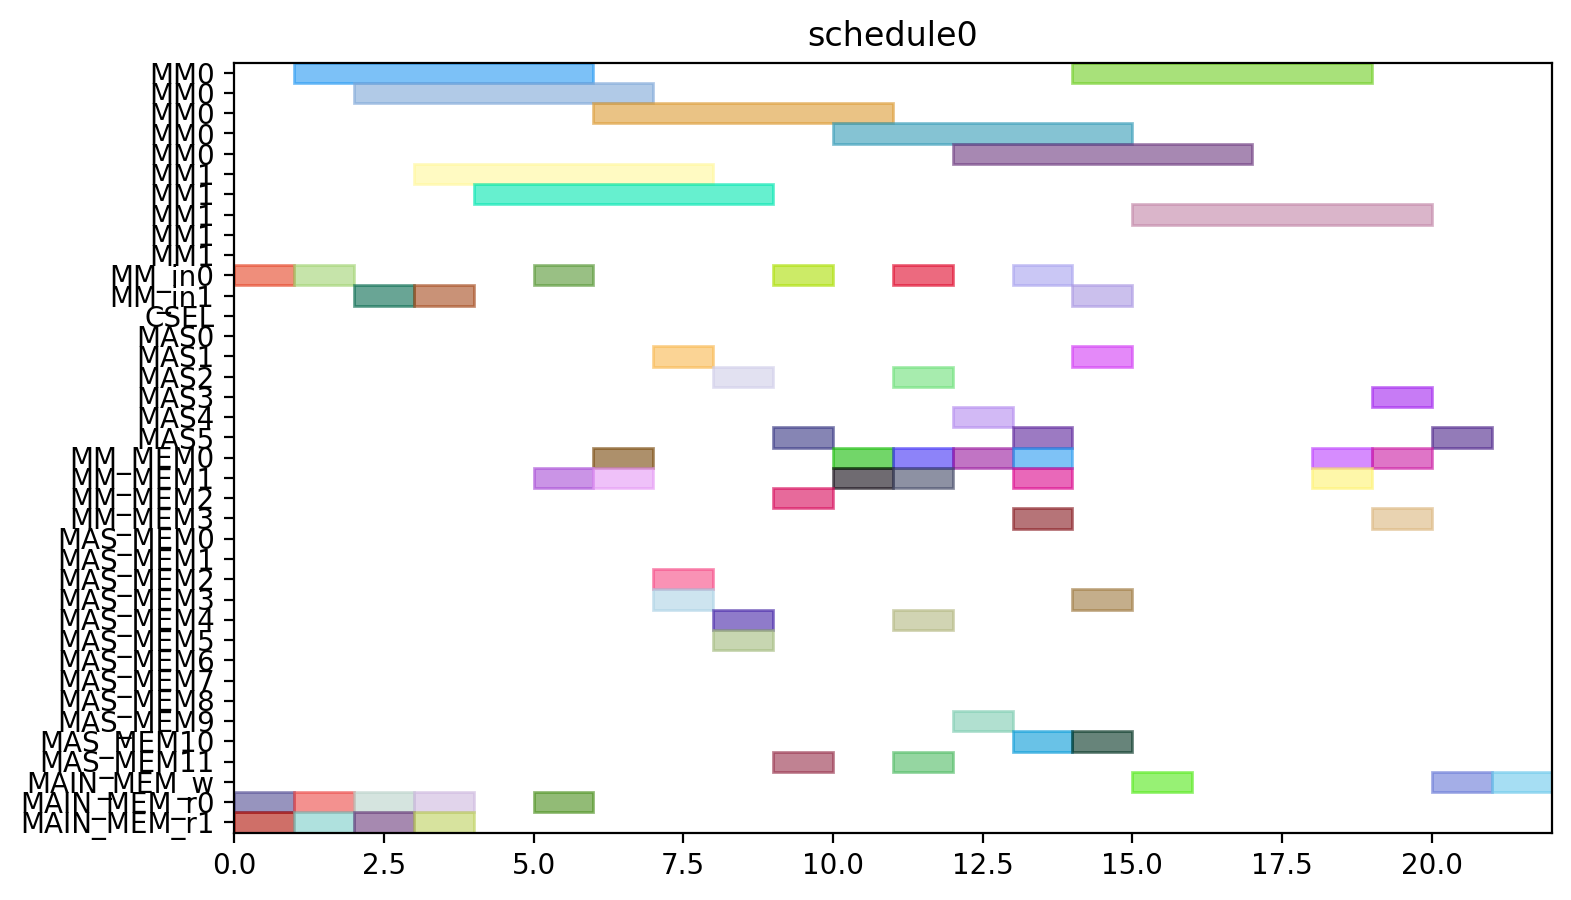

Source code (Python):
from pyschedule import Scenario, solvers, plotters, alt


def solve():
	horizon = 120
	S = Scenario("schedule0", horizon=horizon)

	# resource
	MM = S.Resources('MM', num=2, size=5)
	MM_in = S.Resources('MM_in', num=2)
	CSEL = S.Resource('CSEL')
	MAS = S.Resources('MAS', num=6, size=1, periods=range(1, horizon))
	MM_MEM = S.Resources('MM_MEM', num=4)
	MAS_MEM = S.Resources('MAS_MEM', num=12)
	MAIN_MEM_w = S.Resource('MAIN_MEM_w', size=1)
	MAIN_MEM_r = S.Resources('MAIN_MEM_r', num=2)

	# result of previous scheduling

	# new tasks
	t0 = S.Task('t0', length=5, delay_cost=1)
	t0 += alt(MM)
	t0_in = S.Task('t0_in', length=1, delay_cost=1)
	t0_in += alt(MM_in)
	S += t0_in*MM_in[0]<=t0*MM[0]
	S += t0_in*MM_in[1]<=t0*MM[1]
	t0_mem0 = S.Task('t0_mem0', length=1, delay_cost=1)
	t0_mem0 += MAIN_MEM_r[0]
	S += t0_mem0 <= t0

	t0_mem1 = S.Task('t0_mem1', length=1, delay_cost=1)
	t0_mem1 += MAIN_MEM_r[1]
	S += t0_mem1 <= t0

	t3 = S.Task('t3', length=5, delay_cost=1)
	t3 += alt(MM)
	t3_in = S.Task('t3_in', length=1, delay_cost=1)
	t3_in += alt(MM_in)
	S += t3_in*MM_in[0]<=t3*MM[0]
	S += t3_in*MM_in[1]<=t3*MM[1]
	t3_mem0 = S.Task('t3_mem0', length=1, delay_cost=1)
	t3_mem0 += MAIN_MEM_r[0]
	S += t3_mem0 <= t3

	t3_mem1 = S.Task('t3_mem1', length=1, delay_cost=1)
	t3_mem1 += MAIN_MEM_r[1]
	S += t3_mem1 <= t3

	t1 = S.Task('t1', length=5, delay_cost=1)
	t1 += alt(MM)
	t1_in = S.Task('t1_in', length=1, delay_cost=1)
	t1_in += alt(MM_in)
	S += t1_in*MM_in[0]<=t1*MM[0]
	S += t1_in*MM_in[1]<=t1*MM[1]
	t1_mem0 = S.Task('t1_mem0', length=1, delay_cost=1)
	t1_mem0 += MAIN_MEM_r[0]
	S += t1_mem0 <= t1

	t1_mem1 = S.Task('t1_mem1', length=1, delay_cost=1)
	t1_mem1 += MAIN_MEM_r[1]
	S += t1_mem1 <= t1

	t2 = S.Task('t2', length=5, delay_cost=1)
	t2 += alt(MM)
	t2_in = S.Task('t2_in', length=1, delay_cost=1)
	t2_in += alt(MM_in)
	S += t2_in*MM_in[0]<=t2*MM[0]
	S += t2_in*MM_in[1]<=t2*MM[1]
	t2_mem0 = S.Task('t2_mem0', length=1, delay_cost=1)
	t2_mem0 += MAIN_MEM_r[0]
	S += t2_mem0 <= t2

	t2_mem1 = S.Task('t2_mem1', length=1, delay_cost=1)
	t2_mem1 += MAIN_MEM_r[1]
	S += t2_mem1 <= t2

	t4 = S.Task('t4', length=5, delay_cost=1)
	t4 += alt(MM)
	t4_in = S.Task('t4_in', length=1, delay_cost=1)
	t4_in += alt(MM_in)
	S += t4_in*MM_in[0]<=t4*MM[0]
	S += t4_in*MM_in[1]<=t4*MM[1]
	t4_mem0 = S.Task('t4_mem0', length=1, delay_cost=1)
	t4_mem0 += MAIN_MEM_r[0]
	S += t4_mem0 <= t4

	t4_mem1 = S.Task('t4_mem1', length=1, delay_cost=1)
	t4_mem1 += alt(MM_MEM)
	S += (t2*MM[0])-1 < t4_mem1*MM_MEM[1]
	S += (t2*MM[1])-1 < t4_mem1*MM_MEM[3]
	S += t4_mem1 <= t4

	t5 = S.Task('t5', length=1, delay_cost=1)
	t5 += alt(MAS)
	t5_mem0 = S.Task('t5_mem0', length=1, delay_cost=1)
	t5_mem0 += alt(MM_MEM)
	S += (t0*MM[0])-1 < t5_mem0*MM_MEM[0]
	S += (t0*MM[1])-1 < t5_mem0*MM_MEM[2]
	S += t5_mem0 <= t5

	t5_mem1 = S.Task('t5_mem1', length=1, delay_cost=1)
	t5_mem1 += alt(MM_MEM)
	S += (t0*MM[0])-1 < t5_mem1*MM_MEM[1]
	S += (t0*MM[1])-1 < t5_mem1*MM_MEM[3]
	S += t5_mem1 <= t5

	t6 = S.Task('t6', length=1, delay_cost=1)
	t6 += alt(MAS)
	t6_mem0 = S.Task('t6_mem0', length=1, delay_cost=1)
	t6_mem0 += alt(MAS_MEM)
	S += (t5*MAS[0])-1 < t6_mem0*MAS_MEM[0]
	S += (t5*MAS[1])-1 < t6_mem0*MAS_MEM[2]
	S += (t5*MAS[2])-1 < t6_mem0*MAS_MEM[4]
	S += (t5*MAS[3])-1 < t6_mem0*MAS_MEM[6]
	S += (t5*MAS[4])-1 < t6_mem0*MAS_MEM[8]
	S += (t5*MAS[5])-1 < t6_mem0*MAS_MEM[10]
	S += t6_mem0 <= t6

	t6_mem1 = S.Task('t6_mem1', length=1, delay_cost=1)
	t6_mem1 += alt(MAS_MEM)
	S += (t5*MAS[0])-1 < t6_mem1*MAS_MEM[1]
	S += (t5*MAS[1])-1 < t6_mem1*MAS_MEM[3]
	S += (t5*MAS[2])-1 < t6_mem1*MAS_MEM[5]
	S += (t5*MAS[3])-1 < t6_mem1*MAS_MEM[7]
	S += (t5*MAS[4])-1 < t6_mem1*MAS_MEM[9]
	S += (t5*MAS[5])-1 < t6_mem1*MAS_MEM[11]
	S += t6_mem1 <= t6

	t9 = S.Task('t9', length=1, delay_cost=1)
	t9 += alt(MAS)
	t9_mem0 = S.Task('t9_mem0', length=1, delay_cost=1)
	t9_mem0 += alt(MM_MEM)
	S += (t0*MM[0])-1 < t9_mem0*MM_MEM[0]
	S += (t0*MM[1])-1 < t9_mem0*MM_MEM[2]
	S += t9_mem0 <= t9

	t9_mem1 = S.Task('t9_mem1', length=1, delay_cost=1)
	t9_mem1 += alt(MM_MEM)
	S += (t4*MM[0])-1 < t9_mem1*MM_MEM[1]
	S += (t4*MM[1])-1 < t9_mem1*MM_MEM[3]
	S += t9_mem1 <= t9

	t10 = S.Task('t10', length=1, delay_cost=1)
	t10 += alt(MAS)
	t10_mem0 = S.Task('t10_mem0', length=1, delay_cost=1)
	t10_mem0 += alt(MM_MEM)
	S += (t4*MM[0])-1 < t10_mem0*MM_MEM[0]
	S += (t4*MM[1])-1 < t10_mem0*MM_MEM[2]
	S += t10_mem0 <= t10

	t10_mem1 = S.Task('t10_mem1', length=1, delay_cost=1)
	t10_mem1 += alt(MM_MEM)
	S += (t4*MM[0])-1 < t10_mem1*MM_MEM[1]
	S += (t4*MM[1])-1 < t10_mem1*MM_MEM[3]
	S += t10_mem1 <= t10

	t7 = S.Task('t7', length=1, delay_cost=1)
	t7 += alt(MAS)
	t7_mem0 = S.Task('t7_mem0', length=1, delay_cost=1)
	t7_mem0 += alt(MAS_MEM)
	S += (t6*MAS[0])-1 < t7_mem0*MAS_MEM[0]
	S += (t6*MAS[1])-1 < t7_mem0*MAS_MEM[2]
	S += (t6*MAS[2])-1 < t7_mem0*MAS_MEM[4]
	S += (t6*MAS[3])-1 < t7_mem0*MAS_MEM[6]
	S += (t6*MAS[4])-1 < t7_mem0*MAS_MEM[8]
	S += (t6*MAS[5])-1 < t7_mem0*MAS_MEM[10]
	S += t7_mem0 <= t7

	t7_mem1 = S.Task('t7_mem1', length=1, delay_cost=1)
	t7_mem1 += alt(MAS_MEM)
	S += (t6*MAS[0])-1 < t7_mem1*MAS_MEM[1]
	S += (t6*MAS[1])-1 < t7_mem1*MAS_MEM[3]
	S += (t6*MAS[2])-1 < t7_mem1*MAS_MEM[5]
	S += (t6*MAS[3])-1 < t7_mem1*MAS_MEM[7]
	S += (t6*MAS[4])-1 < t7_mem1*MAS_MEM[9]
	S += (t6*MAS[5])-1 < t7_mem1*MAS_MEM[11]
	S += t7_mem1 <= t7

	t11 = S.Task('t11', length=1, delay_cost=1)
	t11 += alt(MAS)
	t11_mem0 = S.Task('t11_mem0', length=1, delay_cost=1)
	t11_mem0 += alt(MAS_MEM)
	S += (t10*MAS[0])-1 < t11_mem0*MAS_MEM[0]
	S += (t10*MAS[1])-1 < t11_mem0*MAS_MEM[2]
	S += (t10*MAS[2])-1 < t11_mem0*MAS_MEM[4]
	S += (t10*MAS[3])-1 < t11_mem0*MAS_MEM[6]
	S += (t10*MAS[4])-1 < t11_mem0*MAS_MEM[8]
	S += (t10*MAS[5])-1 < t11_mem0*MAS_MEM[10]
	S += t11_mem0 <= t11

	t11_mem1 = S.Task('t11_mem1', length=1, delay_cost=1)
	t11_mem1 += alt(MM_MEM)
	S += (t4*MM[0])-1 < t11_mem1*MM_MEM[1]
	S += (t4*MM[1])-1 < t11_mem1*MM_MEM[3]
	S += t11_mem1 <= t11

	t8 = S.Task('t8', length=5, delay_cost=1)
	t8 += alt(MM)
	t8_in = S.Task('t8_in', length=1, delay_cost=1)
	t8_in += alt(MM_in)
	S += t8_in*MM_in[0]<=t8*MM[0]
	S += t8_in*MM_in[1]<=t8*MM[1]
	t8_mem0 = S.Task('t8_mem0', length=1, delay_cost=1)
	t8_mem0 += alt(MM_MEM)
	S += (t4*MM[0])-1 < t8_mem0*MM_MEM[0]
	S += (t4*MM[1])-1 < t8_mem0*MM_MEM[2]
	S += t8_mem0 <= t8

	t8_mem1 = S.Task('t8_mem1', length=1, delay_cost=1)
	t8_mem1 += alt(MAS_MEM)
	S += (t7*MAS[0])-1 < t8_mem1*MAS_MEM[1]
	S += (t7*MAS[1])-1 < t8_mem1*MAS_MEM[3]
	S += (t7*MAS[2])-1 < t8_mem1*MAS_MEM[5]
	S += (t7*MAS[3])-1 < t8_mem1*MAS_MEM[7]
	S += (t7*MAS[4])-1 < t8_mem1*MAS_MEM[9]
	S += (t7*MAS[5])-1 < t8_mem1*MAS_MEM[11]
	S += t8_mem1 <= t8

	new_PZ = S.Task('new_PZ', length=5, delay_cost=1)
	new_PZ += alt(MM)
	new_PZ_in = S.Task('new_PZ_in', length=1, delay_cost=1)
	new_PZ_in += alt(MM_in)
	S += new_PZ_in*MM_in[0]<=new_PZ*MM[0]
	S += new_PZ_in*MM_in[1]<=new_PZ*MM[1]
	S += 0<new_PZ

	new_PZ_w = S.Task('new_PZ_w', length=1, delay_cost=1)
	new_PZ_w += alt(MAIN_MEM_w)
	S += new_PZ <= new_PZ_w

	new_PZ_mem0 = S.Task('new_PZ_mem0', length=1, delay_cost=1)
	new_PZ_mem0 += alt(MM_MEM)
	S += (t1*MM[0])-1 < new_PZ_mem0*MM_MEM[0]
	S += (t1*MM[1])-1 < new_PZ_mem0*MM_MEM[2]
	S += new_PZ_mem0 <= new_PZ

	new_PZ_mem1 = S.Task('new_PZ_mem1', length=1, delay_cost=1)
	new_PZ_mem1 += alt(MAS_MEM)
	S += (t7*MAS[0])-1 < new_PZ_mem1*MAS_MEM[1]
	S += (t7*MAS[1])-1 < new_PZ_mem1*MAS_MEM[3]
	S += (t7*MAS[2])-1 < new_PZ_mem1*MAS_MEM[5]
	S += (t7*MAS[3])-1 < new_PZ_mem1*MAS_MEM[7]
	S += (t7*MAS[4])-1 < new_PZ_mem1*MAS_MEM[9]
	S += (t7*MAS[5])-1 < new_PZ_mem1*MAS_MEM[11]
	S += new_PZ_mem1 <= new_PZ

	t12 = S.Task('t12', length=1, delay_cost=1)
	t12 += alt(MAS)
	t12_mem0 = S.Task('t12_mem0', length=1, delay_cost=1)
	t12_mem0 += alt(MM_MEM)
	S += (t0*MM[0])-1 < t12_mem0*MM_MEM[0]
	S += (t0*MM[1])-1 < t12_mem0*MM_MEM[2]
	S += t12_mem0 <= t12

	t12_mem1 = S.Task('t12_mem1', length=1, delay_cost=1)
	t12_mem1 += alt(MAS_MEM)
	S += (t11*MAS[0])-1 < t12_mem1*MAS_MEM[1]
	S += (t11*MAS[1])-1 < t12_mem1*MAS_MEM[3]
	S += (t11*MAS[2])-1 < t12_mem1*MAS_MEM[5]
	S += (t11*MAS[3])-1 < t12_mem1*MAS_MEM[7]
	S += (t11*MAS[4])-1 < t12_mem1*MAS_MEM[9]
	S += (t11*MAS[5])-1 < t12_mem1*MAS_MEM[11]
	S += t12_mem1 <= t12

	t13 = S.Task('t13', length=5, delay_cost=1)
	t13 += alt(MM)
	t13_in = S.Task('t13_in', length=1, delay_cost=1)
	t13_in += alt(MM_in)
	S += t13_in*MM_in[0]<=t13*MM[0]
	S += t13_in*MM_in[1]<=t13*MM[1]
	t13_mem0 = S.Task('t13_mem0', length=1, delay_cost=1)
	t13_mem0 += alt(MAS_MEM)
	S += (t12*MAS[0])-1 < t13_mem0*MAS_MEM[0]
	S += (t12*MAS[1])-1 < t13_mem0*MAS_MEM[2]
	S += (t12*MAS[2])-1 < t13_mem0*MAS_MEM[4]
	S += (t12*MAS[3])-1 < t13_mem0*MAS_MEM[6]
	S += (t12*MAS[4])-1 < t13_mem0*MAS_MEM[8]
	S += (t12*MAS[5])-1 < t13_mem0*MAS_MEM[10]
	S += t13_mem0 <= t13

	t13_mem1 = S.Task('t13_mem1', length=1, delay_cost=1)
	t13_mem1 += alt(MAS_MEM)
	S += (t9*MAS[0])-1 < t13_mem1*MAS_MEM[1]
	S += (t9*MAS[1])-1 < t13_mem1*MAS_MEM[3]
	S += (t9*MAS[2])-1 < t13_mem1*MAS_MEM[5]
	S += (t9*MAS[3])-1 < t13_mem1*MAS_MEM[7]
	S += (t9*MAS[4])-1 < t13_mem1*MAS_MEM[9]
	S += (t9*MAS[5])-1 < t13_mem1*MAS_MEM[11]
	S += t13_mem1 <= t13

	t14 = S.Task('t14', length=5, delay_cost=1)
	t14 += alt(MM)
	t14_in = S.Task('t14_in', length=1, delay_cost=1)
	t14_in += alt(MM_in)
	S += t14_in*MM_in[0]<=t14*MM[0]
	S += t14_in*MM_in[1]<=t14*MM[1]
	t14_mem0 = S.Task('t14_mem0', length=1, delay_cost=1)
	t14_mem0 += alt(MAS_MEM)
	S += (t12*MAS[0])-1 < t14_mem0*MAS_MEM[0]
	S += (t12*MAS[1])-1 < t14_mem0*MAS_MEM[2]
	S += (t12*MAS[2])-1 < t14_mem0*MAS_MEM[4]
	S += (t12*MAS[3])-1 < t14_mem0*MAS_MEM[6]
	S += (t12*MAS[4])-1 < t14_mem0*MAS_MEM[8]
	S += (t12*MAS[5])-1 < t14_mem0*MAS_MEM[10]
	S += t14_mem0 <= t14

	t14_mem1 = S.Task('t14_mem1', length=1, delay_cost=1)
	t14_mem1 += alt(MM_MEM)
	S += (t3*MM[0])-1 < t14_mem1*MM_MEM[1]
	S += (t3*MM[1])-1 < t14_mem1*MM_MEM[3]
	S += t14_mem1 <= t14

	new_PY = S.Task('new_PY', length=1, delay_cost=1)
	new_PY += alt(MAS)
	S += 0<new_PY

	new_PY_w = S.Task('new_PY_w', length=1, delay_cost=1)
	new_PY_w += alt(MAIN_MEM_w)
	S += new_PY <= new_PY_w

	new_PY_mem0 = S.Task('new_PY_mem0', length=1, delay_cost=1)
	new_PY_mem0 += alt(MM_MEM)
	S += (t8*MM[0])-1 < new_PY_mem0*MM_MEM[0]
	S += (t8*MM[1])-1 < new_PY_mem0*MM_MEM[2]
	S += new_PY_mem0 <= new_PY

	new_PY_mem1 = S.Task('new_PY_mem1', length=1, delay_cost=1)
	new_PY_mem1 += alt(MM_MEM)
	S += (t13*MM[0])-1 < new_PY_mem1*MM_MEM[1]
	S += (t13*MM[1])-1 < new_PY_mem1*MM_MEM[3]
	S += new_PY_mem1 <= new_PY

	new_PX = S.Task('new_PX', length=1, delay_cost=1)
	new_PX += alt(MAS)
	S += 0<new_PX

	new_PX_w = S.Task('new_PX_w', length=1, delay_cost=1)
	new_PX_w += alt(MAIN_MEM_w)
	S += new_PX <= new_PX_w

	new_PX_mem0 = S.Task('new_PX_mem0', length=1, delay_cost=1)
	new_PX_mem0 += alt(MM_MEM)
	S += (t14*MM[0])-1 < new_PX_mem0*MM_MEM[0]
	S += (t14*MM[1])-1 < new_PX_mem0*MM_MEM[2]
	S += new_PX_mem0 <= new_PX

	new_PX_mem1 = S.Task('new_PX_mem1', length=1, delay_cost=1)
	new_PX_mem1 += alt(MM_MEM)
	S += (t14*MM[0])-1 < new_PX_mem1*MM_MEM[1]
	S += (t14*MM[1])-1 < new_PX_mem1*MM_MEM[3]
	S += new_PX_mem1 <= new_PX

	solvers.mip.solve(S,msg=1,kind='CPLEX',ratio_gap=1.01)

	solution = [['hoge']*len(S.solution()[1]) for i in range(len(S.solution()))]
	for i in range(len(S.solution())):
		for j in range(len(S.solution()[i])):
			solution[i][j]=str(S.solution()[i][j])
	print(solution)

	cycles = int(solution[-1][3])

	pic_file_name = "/home/mfukuda/ABE/multiRAM_multiMAS_16mux/scheduling_result/stage5MM2_stage1MAS6/EP_DBL_A_0/schedule0.png"
	if(S.solution() != []):
		plotters.matplotlib.plot(S,img_filename=pic_file_name, show_task_labels=False, fig_size=(cycles*0.25+3, 5))

	return solution
